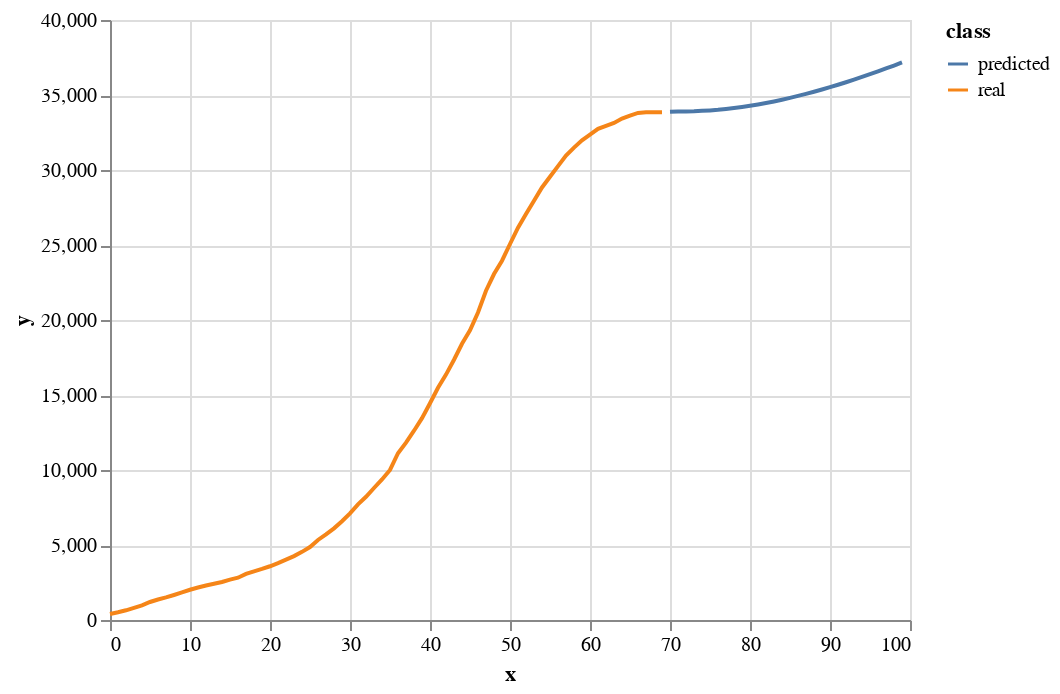

Notebook cell for this chart:
### Code cell
# plot forecasts against actual outcomes

import altair as alt

dfa=pd.DataFrame()
i=0


for x in X:
    
    dfa=dfa.append({'x':i,'y':int(x),'class':'real'},ignore_index=True)
    i=i+1
#i=0
#for x in old_prediction:
    
#    dfa=dfa.append({'x':i,'y':int(x),'class':'predicted'},ignore_index=True)
#    i=i+1
for x in predictions:
    dfa=dfa.append({'x':i,'y':int(x),'class':'predicted'},ignore_index=True)
    i=i+1
                    
alt.Chart(dfa).mark_line().encode(
x='x',
y='y',
color='class'
)

### Figure 1 — Vega-Lite specification as saved in the notebook (floating-point values rounded to 4 significant figures)
{"config": {"view": {"continuousWidth": 400, "continuousHeight": 300}}, "data": {"name": "data-8a58bc4aa5d3f76d29b98e8768248fb7"}, "mark": "line", "encoding": {"color": {"type": "nominal", "field": "class"}, "x": {"type": "quantitative", "field": "x"}, "y": {"type": "quantitative", "field": "y"}}, "$schema": "https://vega.github.io/schema/vega-lite/v4.0.2.json", "datasets": {"data-8a58bc4aa5d3f76d29b98e8768248fb7": [{"class": "real", "x": 0.0, "y": 402.0}, {"class": "real", "x": 1.0, "y": 518.0}, {"class": "real", "x": 2.0, "y": 647.0}, {"class": "real", "x": 3.0, "y": 814.0}, {"class": "real", "x": 4.0, "y": 973.0}, {"class": "real", "x": 5.0, "y": 1200.0}, {"class": "real", "x": 6.0, "y": 1365.0}, {"class": "real", "x": 7.0, "y": 1507.0}, {"class": "real", "x": 8.0, "y": 1669.0}, {"class": "real", "x": 9.0, "y": 1841.0}, {"class": "real", "x": 10.0, "y": 2018.0}, {"class": "real", "x": 11.0, "y": 2164.0}, {"class": "real", "x": 12.0, "y": 2303.0}, {"class": "real", "x": 13.0, "y": 2419.0}, {"class": "real", "x": 14.0, "y": 2537.0}, {"class": "real", "x": 15.0, "y": 2695.0}, {"class": "real", "x": 16.0, "y": 2820.0}, {"class": "real", "x": 17.0, "y": 3075.0}, {"class": "real", "x": 18.0, "y": 3247.0}, {"class": "real", "x": 19.0, "y": 3404.0}, {"class": "real", "x": 20.0, "y": 3582.0}, {"class": "real", "x": 21.0, "y": 3794.0}, {"class": "real", "x": 22.0, "y": 4023.0}, {"class": "real", "x": 23.0, "y": 4261.0}, {"class": "real", "x": 24.0, "y": 4544.0}, {"class": "real", "x": 25.0, "y": 4866.0}, {"class": "real", "x": 26.0, "y": 5334.0}, {"class": "real", "x": 27.0, "y": 5711.0}, {"class": "real", "x": 28.0, "y": 6110.0}, {"class": "real", "x": 29.0, "y": 6586.0}, {"class": "real", "x": 30.0, "y": 7112.0}, {"class": "real", "x": 31.0, "y": 7706.0}, {"class": "real", "x": 32.0, "y": 8212.0}, {"class": "real", "x": 33.0, "y": 8799.0}, {"class": "real", "x": 34.0, "y": 9372.0}, {"class": "real", "x": 35.0, "y": 10000.0}, {"class": "real", "x": 36.0, "y": 11120.0}, {"class": "real", "x": 37.0, "y": 11830.0}, {"class": "real", "x": 38.0, "y": 12620.0}, {"class": "real", "x": 39.0, "y": 13460.0}, {"class": "real", "x": 40.0, "y": 14450.0}, {"class": "real", "x": 41.0, "y": 15480.0}, {"class": "real", "x": 42.0, "y": 16360.0}, {"class": "real", "x": 43.0, "y": 17350.0}, {"class": "real", "x": 44.0, "y": 18420.0}, {"class": "real", "x": 45.0, "y": 19310.0}, {"class": "real", "x": 46.0, "y": 20500.0}, {"class": "real", "x": 47.0, "y": 21950.0}, {"class": "real", "x": 48.0, "y": 23060.0}, {"class": "real", "x": 49.0, "y": 23950.0}, {"class": "real", "x": 50.0, "y": 25070.0}, {"class": "real", "x": 51.0, "y": 26160.0}, {"class": "real", "x": 52.0, "y": 27060.0}, {"class": "real", "x": 53.0, "y": 27950.0}, {"class": "real", "x": 54.0, "y": 28840.0}, {"class": "real", "x": 55.0, "y": 29550.0}, {"class": "real", "x": 56.0, "y": 30260.0}, {"class": "real", "x": 57.0, "y": 30960.0}, {"class": "real", "x": 58.0, "y": 31490.0}, {"class": "real", "x": 59.0, "y": 31980.0}, {"class": "real", "x": 60.0, "y": 32360.0}, {"class": "real", "x": 61.0, "y": 32740.0}, {"class": "real", "x": 62.0, "y": 32950.0}, {"class": "real", "x": 63.0, "y": 33140.0}, {"class": "real", "x": 64.0, "y": 33430.0}, {"class": "real", "x": 65.0, "y": 33630.0}, {"class": "real", "x": 66.0, "y": 33810.0}, {"class": "real", "x": 67.0, "y": 33840.0}, {"class": "real", "x": 68.0, "y": 33850.0}, {"class": "real", "x": 69.0, "y": 33850.0}, {"class": "predicted", "x": 70.0, "y": 33880.0}, {"class": "predicted", "x": 71.0, "y": 33900.0}, {"class": "predicted", "x": 72.0, "y": 33890.0}, {"class": "predicted", "x": 73.0, "y": 33910.0}, {"class": "predicted", "x": 74.0, "y": 33940.0}, {"class": "predicted", "x": 75.0, "y": 33970.0}, {"class": "predicted", "x": 76.0, "y": 34010.0}, {"class": "predicted", "x": 77.0, "y": 34070.0}, {"class": "predicted", "x": 78.0, "y": 34130.0}, {"class": "predicted", "x": 79.0, "y": 34200.0}, {"class": "predicted", "x": 80.0, "y": 34280.0}, {"class": "predicted", "x": 81.0, "y": 34370.0}, {"class": "predicted", "x": 82.0, "y": 34470.0}, {"class": "predicted", "x": 83.0, "y": 34570.0}, {"class": "predicted", "x": 84.0, "y": 34690.0}, {"class": "predicted", "x": 85.0, "y": 34810.0}, {"class": "predicted", "x": 86.0, "y": 34940.0}, {"class": "predicted", "x": 87.0, "y": 35070.0}, {"class": "predicted", "x": 88.0, "y": 35220.0}, {"class": "predicted", "x": 89.0, "y": 35370.0}, {"class": "predicted", "x": 90.0, "y": 35520.0}, {"class": "predicted", "x": 91.0, "y": 35680.0}, {"class": "predicted", "x": 92.0, "y": 35850.0}, {"class": "predicted", "x": 93.0, "y": 36020.0}, {"class": "predicted", "x": 94.0, "y": 36200.0}, {"class": "predicted", "x": 95.0, "y": 36390.0}, {"class": "predicted", "x": 96.0, "y": 36580.0}, {"class": "predicted", "x": 97.0, "y": 36770.0}, {"class": "predicted", "x": 98.0, "y": 36970.0}, {"class": "predicted", "x": 99.0, "y": 37170.0}]}}
